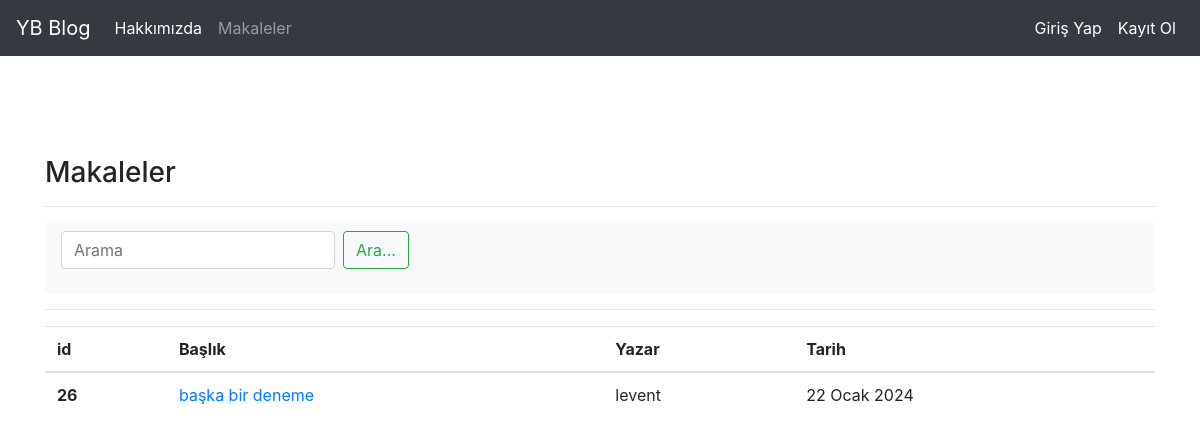
/articles/, run on an earlier commit of the app's database.
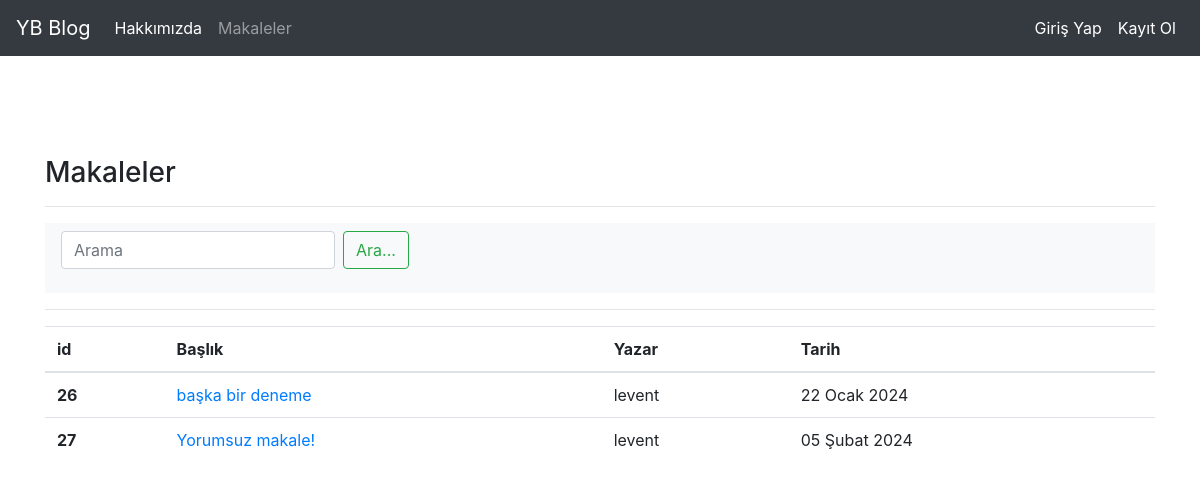
And on a later commit of the database.
### article/models.py (models this page shows, shortened)
class Article(models.Model):
    author = models.ForeignKey("auth.User",on_delete= models.CASCADE, verbose_name= "Yazar")
    titles = models.CharField(max_length=50,verbose_name="Başlık")
    content = RichTextField(verbose_name="İçerik")
    created_date = models.DateField(auto_now_add=True,verbose_name="Oluşturulma Tarihi")
    article_image = models.FileField(blank=True,null=True,verbose_name="Makale Fotoğrafı")

### article/views.py (the view)
# urls.py: path('',views.articles,name = "articles"),
def articles(request):
    keyword = request.GET.get("aramaKeyword")
    if keyword:
      articles = Article.objects.filter(titles__contains = keyword )
    else:
        articles = Article.objects.all()
    return render(request,"articles.html",{"articles":articles})

### templates/articles.html (shortened to what this page needs)
{% extends "layout.html" %}
{% block body%}
<h3>Makaleler</h3>
<hr>
<nav class="navbar navbar-light bg-light">
    <form class="form-inline">
      <input class="form-control mr-sm-2" type="search" placeholder="Arama" aria-label="Search" name = "aramaKeyword">
      <button class="btn btn-outline-success my-2 my-sm-0" type="submit">Ara...</button>
    </form>
  </nav>
  <hr>
{% if articles %}
<table class="table">
    <thead>
      <tr>
        <th scope="col">id</th>
        <th scope="col">Başlık</th>
        <th scope="col">Yazar</th>
        <th scope="col">Tarih</th>
      </tr>
    </thead>
    <tbody>
        {% for article in articles %}
        <tr>
            <th scope="row">{{article.id}}</th>
            <td><a href = "{% url 'article:detail' article.id %}">{{article.titles}}</td>
            <td>{{article.author.username}}</td>
            <td>{{article.created_date}}</td>
           </tr>
        {% endfor %}
    </tbody>
  </table>
  {% else %}
  <div class = "alert alert-danger"> Makale bulunamadı </div>
  {% endif %}
{% endblock%}

What changed in the data, as far as the page shows it:
added Article: id "27", titles "Yorumsuz makale!", author.username "levent", created_date "05 Şubat 2024"
